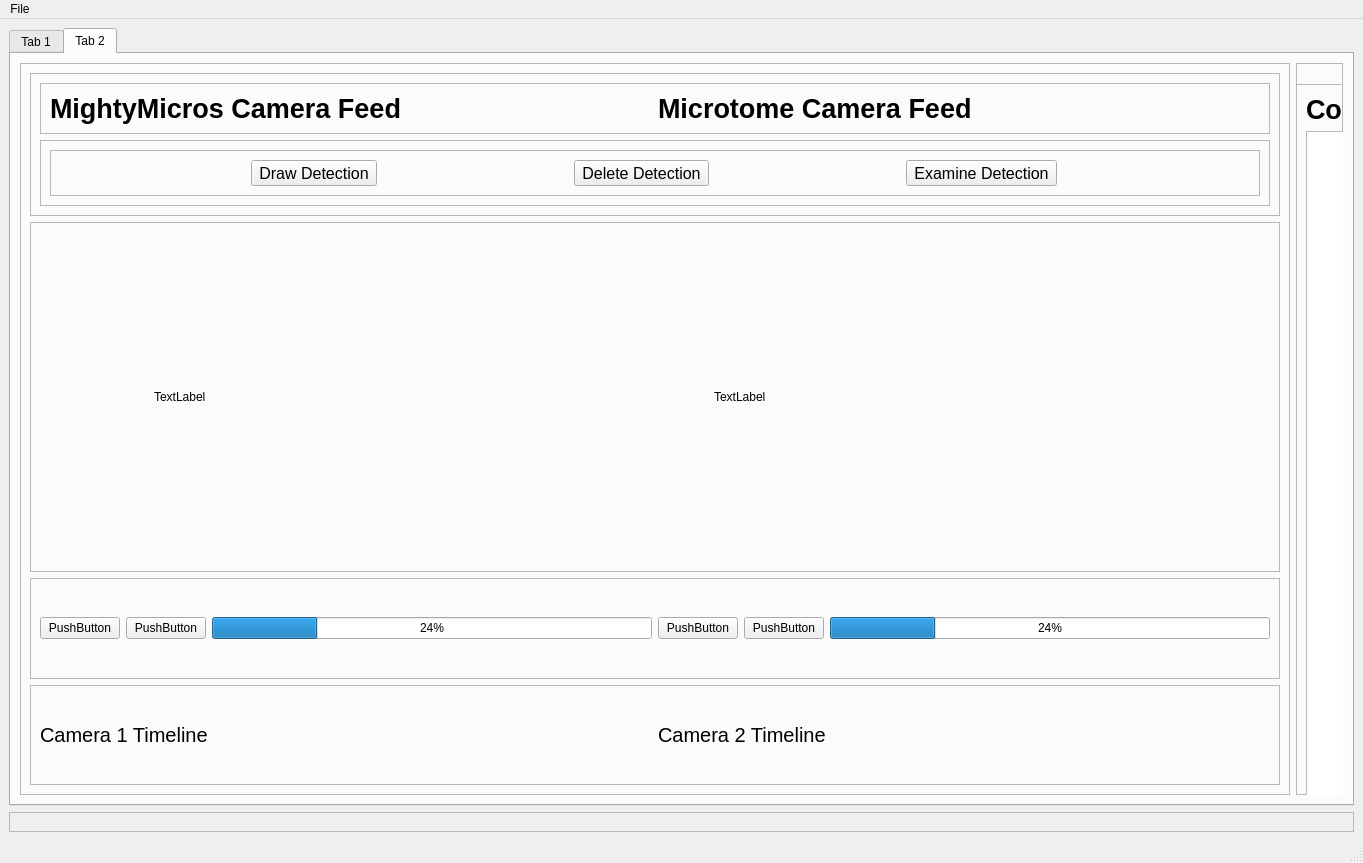
<?xml version="1.0" encoding="UTF-8"?>
<ui version="4.0">
 <class>MainWindow</class>
 <widget class="QMainWindow" name="MainWindow">
  <property name="geometry">
   <rect>
    <x>0</x>
    <y>0</y>
    <width>1363</width>
    <height>863</height>
   </rect>
  </property>
  <property name="minimumSize">
   <size>
    <width>0</width>
    <height>0</height>
   </size>
  </property>
  <property name="windowTitle">
   <string>MainWindow</string>
  </property>
  <widget class="QWidget" name="centralwidget">
   <layout class="QVBoxLayout" name="verticalLayout">
    <item>
     <widget class="QTabWidget" name="tabWidget">
      <property name="currentIndex">
       <number>1</number>
      </property>
      <widget class="QWidget" name="RecordTab">
       <attribute name="title">
        <string>Tab 1</string>
       </attribute>
       <layout class="QHBoxLayout" name="horizontalLayout_5">
        <item>
         <widget class="QFrame" name="VidFrame">
          <property name="minimumSize">
           <size>
            <width>1000</width>
            <height>0</height>
           </size>
          </property>
          <property name="frameShape">
           <enum>QFrame::StyledPanel</enum>
          </property>
          <property name="frameShadow">
           <enum>QFrame::Raised</enum>
          </property>
          <layout class="QVBoxLayout" name="verticalLayout_3">
           <item>
            <widget class="QFrame" name="heading">
             <property name="frameShape">
              <enum>QFrame::StyledPanel</enum>
             </property>
             <property name="frameShadow">
              <enum>QFrame::Raised</enum>
             </property>
             <layout class="QVBoxLayout" name="verticalLayout_2">
              <item>
               <widget class="QFrame" name="frame_7">
                <property name="frameShape">
                 <enum>QFrame::StyledPanel</enum>
                </property>
                <property name="frameShadow">
                 <enum>QFrame::Raised</enum>
                </property>
                <layout class="QHBoxLayout" name="horizontalLayout_6">
                 <item>
                  <widget class="QLabel" name="label_2">
                   <property name="font">
                    <font>
                     <pointsize>20</pointsize>
                     <weight>75</weight>
                     <bold>true</bold>
                    </font>
                   </property>
                   <property name="text">
                    <string>MightyMicros Camera Feed</string>
                   </property>
                  </widget>
                 </item>
                 <item>
                  <widget class="QLabel" name="label">
                   <property name="font">
                    <font>
                     <pointsize>20</pointsize>
                     <weight>75</weight>
                     <bold>true</bold>
                     <underline>false</underline>
                    </font>
                   </property>
                   <property name="layoutDirection">
                    <enum>Qt::LeftToRight</enum>
                   </property>
                   <property name="autoFillBackground">
                    <bool>false</bool>
                   </property>
                   <property name="text">
                    <string>Microtome Camera Feed</string>
                   </property>
                  </widget>
                 </item>
                </layout>
               </widget>
              </item>
             </layout>
            </widget>
           </item>
           <item>
            <widget class="QFrame" name="frame">
             <property name="frameShape">
              <enum>QFrame::StyledPanel</enum>
             </property>
             <property name="frameShadow">
              <enum>QFrame::Raised</enum>
             </property>
             <layout class="QHBoxLayout" name="horizontalLayout">
              <item>
               <widget class="QLabel" name="label_3">
                <property name="sizePolicy">
                 <sizepolicy hsizetype="Fixed" vsizetype="Minimum">
                  <horstretch>0</horstretch>
                  <verstretch>0</verstretch>
                 </sizepolicy>
                </property>
                <property name="minimumSize">
                 <size>
                  <width>440</width>
                  <height>330</height>
                 </size>
                </property>
                <property name="text">
                 <string>TextLabel</string>
                </property>
               </widget>
              </item>
              <item>
               <widget class="QLabel" name="label_4">
                <property name="sizePolicy">
                 <sizepolicy hsizetype="Fixed" vsizetype="Fixed">
                  <horstretch>0</horstretch>
                  <verstretch>0</verstretch>
                 </sizepolicy>
                </property>
                <property name="minimumSize">
                 <size>
                  <width>440</width>
                  <height>330</height>
                 </size>
                </property>
                <property name="text">
                 <string>TextLabel</string>
                </property>
               </widget>
              </item>
             </layout>
            </widget>
           </item>
           <item>
            <widget class="QFrame" name="CamLabFrame">
             <property name="frameShape">
              <enum>QFrame::StyledPanel</enum>
             </property>
             <property name="frameShadow">
              <enum>QFrame::Raised</enum>
             </property>
             <layout class="QHBoxLayout" name="horizontalLayout_7">
              <item>
               <widget class="QPushButton" name="pushButton">
                <property name="text">
                 <string>Start Recording</string>
                </property>
               </widget>
              </item>
             </layout>
            </widget>
           </item>
          </layout>
         </widget>
        </item>
        <item>
         <widget class="QFrame" name="ConFrame">
          <property name="minimumSize">
           <size>
            <width>200</width>
            <height>0</height>
           </size>
          </property>
          <property name="frameShape">
           <enum>QFrame::StyledPanel</enum>
          </property>
          <property name="frameShadow">
           <enum>QFrame::Raised</enum>
          </property>
          <layout class="QVBoxLayout" name="verticalLayout_4">
           <item>
            <widget class="QLabel" name="ConTitle">
             <property name="font">
              <font>
               <pointsize>20</pointsize>
               <weight>75</weight>
               <bold>true</bold>
              </font>
             </property>
             <property name="text">
              <string>Console</string>
             </property>
            </widget>
           </item>
           <item>
            <widget class="QGraphicsView" name="graphicsView"/>
           </item>
          </layout>
         </widget>
        </item>
       </layout>
      </widget>
      <widget class="QWidget" name="tab_2">
       <attribute name="title">
        <string>Tab 2</string>
       </attribute>
       <layout class="QHBoxLayout" name="horizontalLayout_16">
        <item>
         <widget class="QFrame" name="VidFrame_2">
          <property name="minimumSize">
           <size>
            <width>1000</width>
            <height>0</height>
           </size>
          </property>
          <property name="frameShape">
           <enum>QFrame::StyledPanel</enum>
          </property>
          <property name="frameShadow">
           <enum>QFrame::Raised</enum>
          </property>
          <layout class="QVBoxLayout" name="verticalLayout_5">
           <item>
            <widget class="QFrame" name="heading_2">
             <property name="frameShape">
              <enum>QFrame::StyledPanel</enum>
             </property>
             <property name="frameShadow">
              <enum>QFrame::Raised</enum>
             </property>
             <layout class="QVBoxLayout" name="verticalLayout_6">
              <item>
               <widget class="QFrame" name="frame_8">
                <property name="frameShape">
                 <enum>QFrame::StyledPanel</enum>
                </property>
                <property name="frameShadow">
                 <enum>QFrame::Raised</enum>
                </property>
                <layout class="QHBoxLayout" name="horizontalLayout_10">
                 <item>
                  <widget class="QLabel" name="label_5">
                   <property name="font">
                    <font>
                     <pointsize>20</pointsize>
                     <weight>75</weight>
                     <bold>true</bold>
                    </font>
                   </property>
                   <property name="text">
                    <string>MightyMicros Camera Feed</string>
                   </property>
                  </widget>
                 </item>
                 <item>
                  <widget class="QLabel" name="label_6">
                   <property name="font">
                    <font>
                     <pointsize>20</pointsize>
                     <weight>75</weight>
                     <bold>true</bold>
                     <underline>false</underline>
                    </font>
                   </property>
                   <property name="layoutDirection">
                    <enum>Qt::LeftToRight</enum>
                   </property>
                   <property name="autoFillBackground">
                    <bool>false</bool>
                   </property>
                   <property name="text">
                    <string>Microtome Camera Feed</string>
                   </property>
                  </widget>
                 </item>
                </layout>
               </widget>
              </item>
              <item>
               <widget class="QFrame" name="buttonsFrame_2">
                <property name="frameShape">
                 <enum>QFrame::StyledPanel</enum>
                </property>
                <property name="frameShadow">
                 <enum>QFrame::Raised</enum>
                </property>
                <layout class="QHBoxLayout" name="horizontalLayout_11">
                 <item>
                  <widget class="QFrame" name="frame_4">
                   <property name="frameShape">
                    <enum>QFrame::StyledPanel</enum>
                   </property>
                   <property name="frameShadow">
                    <enum>QFrame::Raised</enum>
                   </property>
                   <layout class="QHBoxLayout" name="horizontalLayout_12">
                    <item>
                     <widget class="QToolButton" name="toolButton_4">
                      <property name="font">
                       <font>
                        <pointsize>12</pointsize>
                       </font>
                      </property>
                      <property name="text">
                       <string>Draw Detection</string>
                      </property>
                     </widget>
                    </item>
                    <item>
                     <widget class="QToolButton" name="toolButton_5">
                      <property name="font">
                       <font>
                        <pointsize>12</pointsize>
                       </font>
                      </property>
                      <property name="text">
                       <string>Delete Detection</string>
                      </property>
                     </widget>
                    </item>
                    <item>
                     <widget class="QToolButton" name="toolButton_6">
                      <property name="font">
                       <font>
                        <pointsize>12</pointsize>
                       </font>
                      </property>
                      <property name="text">
                       <string>Examine Detection</string>
                      </property>
                     </widget>
                    </item>
                   </layout>
                  </widget>
                 </item>
                </layout>
               </widget>
              </item>
             </layout>
            </widget>
           </item>
           <item>
            <widget class="QFrame" name="frame_5">
             <property name="frameShape">
              <enum>QFrame::StyledPanel</enum>
             </property>
             <property name="frameShadow">
              <enum>QFrame::Raised</enum>
             </property>
             <layout class="QHBoxLayout" name="horizontalLayout_13">
              <item>
               <widget class="QLabel" name="label_10">
                <property name="sizePolicy">
                 <sizepolicy hsizetype="Fixed" vsizetype="Fixed">
                  <horstretch>0</horstretch>
                  <verstretch>0</verstretch>
                 </sizepolicy>
                </property>
                <property name="minimumSize">
                 <size>
                  <width>440</width>
                  <height>330</height>
                 </size>
                </property>
                <property name="text">
                 <string>TextLabel</string>
                </property>
               </widget>
              </item>
              <item>
               <widget class="QLabel" name="label_9">
                <property name="sizePolicy">
                 <sizepolicy hsizetype="Fixed" vsizetype="Fixed">
                  <horstretch>0</horstretch>
                  <verstretch>0</verstretch>
                 </sizepolicy>
                </property>
                <property name="minimumSize">
                 <size>
                  <width>440</width>
                  <height>330</height>
                 </size>
                </property>
                <property name="text">
                 <string>TextLabel</string>
                </property>
               </widget>
              </item>
             </layout>
            </widget>
           </item>
           <item>
            <widget class="QFrame" name="frame_6">
             <property name="minimumSize">
              <size>
               <width>440</width>
               <height>0</height>
              </size>
             </property>
             <property name="frameShape">
              <enum>QFrame::StyledPanel</enum>
             </property>
             <property name="frameShadow">
              <enum>QFrame::Raised</enum>
             </property>
             <layout class="QHBoxLayout" name="horizontalLayout_14">
              <item>
               <widget class="QPushButton" name="pushButton_3">
                <property name="text">
                 <string>PushButton</string>
                </property>
               </widget>
              </item>
              <item>
               <widget class="QPushButton" name="pushButton_2">
                <property name="text">
                 <string>PushButton</string>
                </property>
               </widget>
              </item>
              <item>
               <widget class="QProgressBar" name="progressBar_3">
                <property name="sizePolicy">
                 <sizepolicy hsizetype="Fixed" vsizetype="Fixed">
                  <horstretch>0</horstretch>
                  <verstretch>0</verstretch>
                 </sizepolicy>
                </property>
                <property name="minimumSize">
                 <size>
                  <width>440</width>
                  <height>0</height>
                 </size>
                </property>
                <property name="value">
                 <number>24</number>
                </property>
               </widget>
              </item>
              <item>
               <widget class="QPushButton" name="pushButton_4">
                <property name="text">
                 <string>PushButton</string>
                </property>
               </widget>
              </item>
              <item>
               <widget class="QPushButton" name="pushButton_5">
                <property name="text">
                 <string>PushButton</string>
                </property>
               </widget>
              </item>
              <item>
               <widget class="QProgressBar" name="progressBar_4">
                <property name="sizePolicy">
                 <sizepolicy hsizetype="Fixed" vsizetype="Fixed">
                  <horstretch>0</horstretch>
                  <verstretch>0</verstretch>
                 </sizepolicy>
                </property>
                <property name="minimumSize">
                 <size>
                  <width>440</width>
                  <height>0</height>
                 </size>
                </property>
                <property name="value">
                 <number>24</number>
                </property>
               </widget>
              </item>
             </layout>
            </widget>
           </item>
           <item>
            <widget class="QFrame" name="CamLabFrame_2">
             <property name="frameShape">
              <enum>QFrame::StyledPanel</enum>
             </property>
             <property name="frameShadow">
              <enum>QFrame::Raised</enum>
             </property>
             <layout class="QHBoxLayout" name="horizontalLayout_15">
              <item>
               <widget class="QLabel" name="label_7">
                <property name="font">
                 <font>
                  <pointsize>15</pointsize>
                 </font>
                </property>
                <property name="text">
                 <string>Camera 1 Timeline</string>
                </property>
               </widget>
              </item>
              <item>
               <widget class="QLabel" name="label_8">
                <property name="font">
                 <font>
                  <pointsize>15</pointsize>
                 </font>
                </property>
                <property name="text">
                 <string>Camera 2 Timeline</string>
                </property>
               </widget>
              </item>
             </layout>
            </widget>
           </item>
          </layout>
         </widget>
        </item>
        <item>
         <widget class="QFrame" name="frame_2">
          <property name="frameShape">
           <enum>QFrame::StyledPanel</enum>
          </property>
          <property name="frameShadow">
           <enum>QFrame::Raised</enum>
          </property>
          <widget class="QFrame" name="ConFrame_2">
           <property name="geometry">
            <rect>
             <x>0</x>
             <y>21</y>
             <width>200</width>
             <height>781</height>
            </rect>
           </property>
           <property name="sizePolicy">
            <sizepolicy hsizetype="Fixed" vsizetype="Fixed">
             <horstretch>0</horstretch>
             <verstretch>0</verstretch>
            </sizepolicy>
           </property>
           <property name="minimumSize">
            <size>
             <width>200</width>
             <height>0</height>
            </size>
           </property>
           <property name="frameShape">
            <enum>QFrame::StyledPanel</enum>
           </property>
           <property name="frameShadow">
            <enum>QFrame::Raised</enum>
           </property>
           <layout class="QVBoxLayout" name="verticalLayout_7">
            <item>
             <widget class="QLabel" name="ConTitle_2">
              <property name="font">
               <font>
                <pointsize>20</pointsize>
                <weight>75</weight>
                <bold>true</bold>
               </font>
              </property>
              <property name="text">
               <string>Console</string>
              </property>
             </widget>
            </item>
            <item>
             <widget class="QGraphicsView" name="graphicsView_2"/>
            </item>
           </layout>
          </widget>
         </widget>
        </item>
       </layout>
      </widget>
     </widget>
    </item>
    <item>
     <widget class="QFrame" name="centralFrame">
      <property name="minimumSize">
       <size>
        <width>1100</width>
        <height>0</height>
       </size>
      </property>
      <property name="frameShape">
       <enum>QFrame::StyledPanel</enum>
      </property>
      <property name="frameShadow">
       <enum>QFrame::Raised</enum>
      </property>
      <layout class="QHBoxLayout" name="horizontalLayout_8"/>
     </widget>
    </item>
   </layout>
  </widget>
  <widget class="QMenuBar" name="menubar">
   <property name="geometry">
    <rect>
     <x>0</x>
     <y>0</y>
     <width>1363</width>
     <height>24</height>
    </rect>
   </property>
   <widget class="QMenu" name="menuFile">
    <property name="title">
     <string>File</string>
    </property>
    <addaction name="actionSave"/>
    <addaction name="actionSave_As"/>
    <addaction name="actionSettings"/>
   </widget>
   <addaction name="menuFile"/>
  </widget>
  <widget class="QStatusBar" name="statusbar"/>
  <action name="actionSave">
   <property name="text">
    <string>Save</string>
   </property>
  </action>
  <action name="actionSave_As">
   <property name="text">
    <string>Save As...</string>
   </property>
  </action>
  <action name="actionDraw_Detection">
   <property name="text">
    <string>Draw Detection</string>
   </property>
  </action>
  <action name="actionDelete_Detection">
   <property name="text">
    <string>Delete Detection</string>
   </property>
  </action>
  <action name="actionSave_2">
   <property name="text">
    <string>Save</string>
   </property>
  </action>
  <action name="actionSave_As_2">
   <property name="text">
    <string>Save As...</string>
   </property>
  </action>
  <action name="actionSettings">
   <property name="text">
    <string>Settings</string>
   </property>
  </action>
 </widget>
 <resources/>
 <connections/>
</ui>
